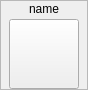
<?xml version="1.0" encoding="UTF-8"?>
<ui version="4.0">
 <class>QOmgListItem</class>
 <widget class="QWidget" name="QOmgListItem">
  <property name="geometry">
   <rect>
    <x>0</x>
    <y>0</y>
    <width>88</width>
    <height>90</height>
   </rect>
  </property>
  <property name="sizePolicy">
   <sizepolicy hsizetype="MinimumExpanding" vsizetype="MinimumExpanding">
    <horstretch>0</horstretch>
    <verstretch>0</verstretch>
   </sizepolicy>
  </property>
  <property name="minimumSize">
   <size>
    <width>80</width>
    <height>90</height>
   </size>
  </property>
  <property name="maximumSize">
   <size>
    <width>88</width>
    <height>92</height>
   </size>
  </property>
  <property name="cursor">
   <cursorShape>PointingHandCursor</cursorShape>
  </property>
  <property name="windowTitle">
   <string>Form</string>
  </property>
  <property name="styleSheet">
   <string notr="true"/>
  </property>
  <layout class="QVBoxLayout" name="verticalLayout_3">
   <property name="spacing">
    <number>0</number>
   </property>
   <property name="leftMargin">
    <number>0</number>
   </property>
   <property name="topMargin">
    <number>0</number>
   </property>
   <property name="rightMargin">
    <number>0</number>
   </property>
   <property name="bottomMargin">
    <number>0</number>
   </property>
   <item>
    <widget class="QFrame" name="frame">
     <property name="frameShape">
      <enum>QFrame::StyledPanel</enum>
     </property>
     <property name="frameShadow">
      <enum>QFrame::Raised</enum>
     </property>
     <layout class="QVBoxLayout" name="verticalLayout_2">
      <property name="spacing">
       <number>0</number>
      </property>
      <property name="leftMargin">
       <number>0</number>
      </property>
      <property name="topMargin">
       <number>0</number>
      </property>
      <property name="rightMargin">
       <number>0</number>
      </property>
      <property name="bottomMargin">
       <number>0</number>
      </property>
      <item>
       <layout class="QVBoxLayout" name="verticalLayout">
        <property name="spacing">
         <number>3</number>
        </property>
        <item>
         <widget class="QLabel" name="_name">
          <property name="text">
           <string>name</string>
          </property>
          <property name="alignment">
           <set>Qt::AlignBottom|Qt::AlignHCenter</set>
          </property>
         </widget>
        </item>
        <item>
         <layout class="QHBoxLayout" name="horizontalLayout">
          <item>
           <spacer name="horizontalSpacer">
            <property name="orientation">
             <enum>Qt::Horizontal</enum>
            </property>
            <property name="sizeHint" stdset="0">
             <size>
              <width>40</width>
              <height>20</height>
             </size>
            </property>
           </spacer>
          </item>
          <item>
           <widget class="QPushButton" name="pushButton">
            <property name="minimumSize">
             <size>
              <width>70</width>
              <height>70</height>
             </size>
            </property>
            <property name="maximumSize">
             <size>
              <width>70</width>
              <height>70</height>
             </size>
            </property>
            <property name="text">
             <string/>
            </property>
            <property name="iconSize">
             <size>
              <width>64</width>
              <height>64</height>
             </size>
            </property>
           </widget>
          </item>
          <item>
           <spacer name="horizontalSpacer_2">
            <property name="orientation">
             <enum>Qt::Horizontal</enum>
            </property>
            <property name="sizeHint" stdset="0">
             <size>
              <width>40</width>
              <height>20</height>
             </size>
            </property>
           </spacer>
          </item>
         </layout>
        </item>
       </layout>
      </item>
     </layout>
    </widget>
   </item>
  </layout>
 </widget>
 <resources/>
 <connections/>
</ui>
